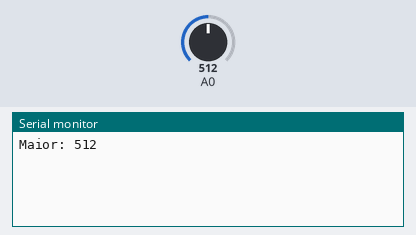
Recording of a sketch running on a simulated Arduino Uno, built with avr-gcc and run on an emulated ATmega328P. Shown: the last lines printed to the serial monitor. The inputs (shaded band) are chosen by the test bench; at power-on: A0 = 512.

Above: at 1.2 s.
1.3 s: A0 set to 716
At 2.3 s:
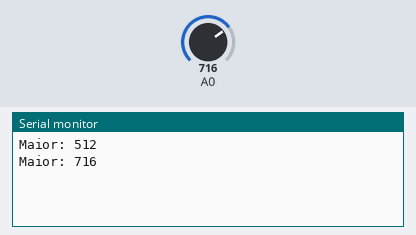
2.8 s: A0 set to 900
At 4.3 s:
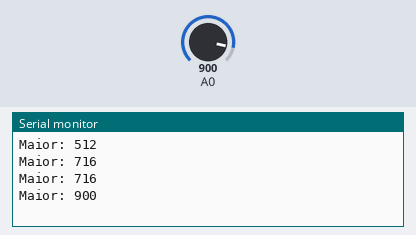
Timing chart, 0 to 5.8 s (numbered marks = the images above; inputs shaded):
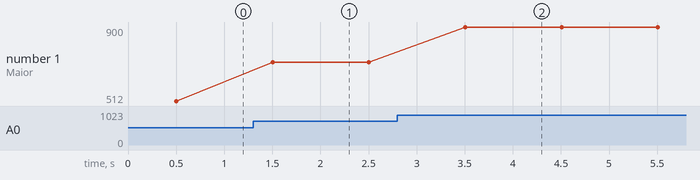

The sketch:

aula26_nivel1.ino
```cpp
// Aula 26 – Nível 1: Maior de 10 leituras
// pecas: pot A0
// A cada segundo: 10 leituras guardadas num vetor e a maior delas
#include <Arduino.h>                    // funções do Arduino (pinMode, digitalWrite, delay...)
int v[10];                              // declara v[10] (int)

void setup() {                          // roda uma vez, quando a placa liga
  Serial.begin(9600);                   // abre o Monitor Serial a 9600 baud
}

void loop() {                           // repete para sempre
  for (int i = 0; i < 10; i++) {        // 10 voltas
    v[i] = analogRead(A0);              // guarda a leitura na posição i
    delay(50);                          // espera 50 ms
  }
  int maior = v[0];                     // começa supondo que a primeira é a maior
  for (int i = 1; i < 10; i++) if (v[i] > maior) maior = v[i];   // procura a maior
  Serial.print("Maior: ");              // envia o texto ao Monitor Serial
  Serial.println(maior);                // envia maior ao Monitor Serial e quebra a linha
  delay(500);                           // espera 500 ms
}
```

Measured:
- after the input at 1.3 s, the serial monitor: prints a new line after 0.20 s (image 1)
- after the input at 2.8 s, the serial monitor: prints a new line after 0.71 s (image 2)
- plotted number 1: 512 → 716 after the input at 1.3 s, 716 → 900 after the input at 2.8 s
